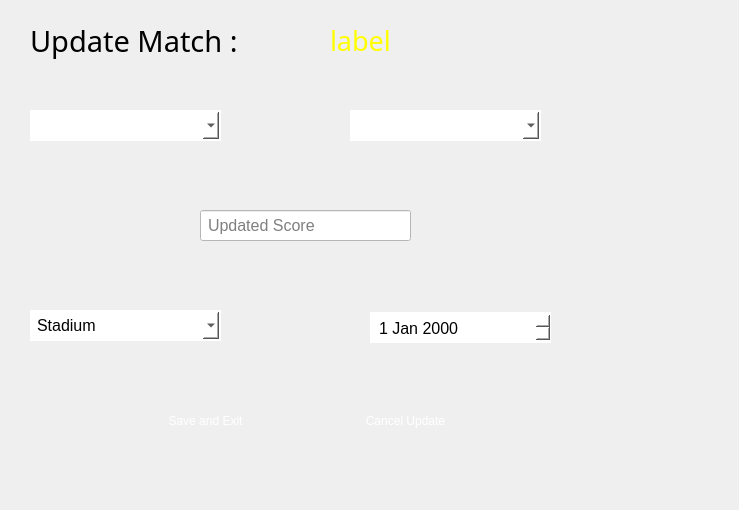
<?xml version="1.0" encoding="UTF-8"?>
<ui version="4.0">
 <class>matchesUpdateForm</class>
 <widget class="QWidget" name="matchesUpdateForm">
  <property name="geometry">
   <rect>
    <x>0</x>
    <y>0</y>
    <width>739</width>
    <height>510</height>
   </rect>
  </property>
  <property name="windowTitle">
   <string>Form</string>
  </property>
  <widget class="QWidget" name="area" native="true">
   <property name="geometry">
    <rect>
     <x>0</x>
     <y>0</y>
     <width>751</width>
     <height>511</height>
    </rect>
   </property>
   <property name="styleSheet">
    <string notr="true">background-color: qlineargradient(spread:pad, 
                                x1:0, y1:0, x2:0, y2:1, 
                                stop:0 rgba(6, 6, 6, 255), 
                                stop:0.41 rgba(56, 50, 52, 255), 
                                stop:1 rgba(34, 33, 33, 255));;
</string>
   </property>
   <widget class="QLabel" name="label">
    <property name="geometry">
     <rect>
      <x>30</x>
      <y>10</y>
      <width>341</width>
      <height>61</height>
     </rect>
    </property>
    <property name="font">
     <font>
      <family>Azonix</family>
      <pointsize>22</pointsize>
     </font>
    </property>
    <property name="styleSheet">
     <string notr="true">background:transparent;</string>
    </property>
    <property name="text">
     <string>Update Match :</string>
    </property>
   </widget>
   <widget class="QPushButton" name="save_exit">
    <property name="geometry">
     <rect>
      <x>150</x>
      <y>400</y>
      <width>111</width>
      <height>41</height>
     </rect>
    </property>
    <property name="styleSheet">
     <string notr="true">QPushButton {
background-color:qlineargradient(spread:pad, 
                            x1:0, y1:0, x2:1, y2:1, 
                            stop:0 rgba(255, 0, 0, 255), 
                            stop:0.41 rgba(195, 22, 58, 255), 
                            stop:1 rgba(255, 117, 0, 255));;  ;  
border-radius:10px;
color:white;
}
QPushButton:hover {
    background-color:qlineargradient(x1: 0.25, y1: 0, x2: 0.75, y2: 1, 
                            stop: 0 rgba(0, 255, 254, 255),     
                            stop: 0.26 rgba(38, 170, 196, 255), 
                            stop: 0.67 rgba(89, 85, 131, 255),
                            stop: 1 rgba(0, 238, 255, 255));  
}</string>
    </property>
    <property name="text">
     <string>Save and Exit</string>
    </property>
   </widget>
   <widget class="QPushButton" name="cancel">
    <property name="geometry">
     <rect>
      <x>350</x>
      <y>400</y>
      <width>111</width>
      <height>41</height>
     </rect>
    </property>
    <property name="styleSheet">
     <string notr="true">QPushButton {
background-color:qlineargradient(spread:pad, 
                            x1:0, y1:0, x2:1, y2:1, 
                            stop:0 rgba(255, 0, 0, 255), 
                            stop:0.41 rgba(195, 22, 58, 255), 
                            stop:1 rgba(255, 117, 0, 255));;  ;  
border-radius:10px;
color:white;
}
QPushButton:hover {
    background-color:qlineargradient(x1: 0.25, y1: 0, x2: 0.75, y2: 1, 
                            stop: 0 rgba(0, 255, 254, 255),     
                            stop: 0.26 rgba(38, 170, 196, 255), 
                            stop: 0.67 rgba(89, 85, 131, 255),
                            stop: 1 rgba(0, 238, 255, 255));  
}</string>
    </property>
    <property name="text">
     <string>Cancel Update</string>
    </property>
   </widget>
   <widget class="QLabel" name="matchIDLabel">
    <property name="geometry">
     <rect>
      <x>330</x>
      <y>10</y>
      <width>321</width>
      <height>61</height>
     </rect>
    </property>
    <property name="font">
     <font>
      <family>Azonix</family>
      <pointsize>20</pointsize>
     </font>
    </property>
    <property name="styleSheet">
     <string notr="true">background:transparent;
color:yellow;
</string>
    </property>
    <property name="text">
     <string>label</string>
    </property>
   </widget>
   <widget class="QComboBox" name="team1">
    <property name="geometry">
     <rect>
      <x>30</x>
      <y>110</y>
      <width>191</width>
      <height>31</height>
     </rect>
    </property>
    <property name="styleSheet">
     <string notr="true">QComboBox {
    background-color: white;
    padding: 5px;
    color: black;
    font-size: 16px;
    border: 2px solid transparent; /* Default border */
}

/* Drop-down arrow area */
QComboBox::drop-down {
    border: none;
    width: 30px;
   ; /* Keep background for drop-down */
    border-top-right-radius: 8px;
    border-bottom-right-radius: 8px;
    image: url(:/textures/textures/downArrowIcon.png);
}

/* Hover effect */
QComboBox:hover {
    border: 3px dashed qlineargradient(spread:pad, 
                            x1:0, y1:0, x2:1, y2:1, 
                            stop:0 rgba(255, 0, 0, 255), 
                            stop:0.41 rgba(195, 22, 58, 255), 
                            stop:1 rgba(255, 117, 0, 255));
}

/* Focus effect */
QComboBox:focus {
    border: 2px solid qlineargradient(spread:pad, 
                            x1:0, y1:0, x2:1, y2:1, 
                            stop:0 rgba(255, 0, 0, 255), 
                            stop:0.41 rgba(195, 22, 58, 255), 
                            stop:1 rgba(255, 117, 0, 255));
}

/* Style for the dropdown list */
QComboBox QAbstractItemView {
    background-color: white;
    border: 2px solid #C51D34;
    selection-background-color: #ff0004;
    selection-color: white;
    border-radius: 8px;
    color: black;
}
</string>
    </property>
   </widget>
   <widget class="QComboBox" name="team2">
    <property name="geometry">
     <rect>
      <x>350</x>
      <y>110</y>
      <width>191</width>
      <height>31</height>
     </rect>
    </property>
    <property name="styleSheet">
     <string notr="true">QComboBox {
    background-color: white;
    padding: 5px;
    color: black;
    font-size: 16px;
    border: 2px solid transparent; /* Default border */
}

/* Drop-down arrow area */
QComboBox::drop-down {
    border: none;
    width: 30px;
   ; /* Keep background for drop-down */
    border-top-right-radius: 8px;
    border-bottom-right-radius: 8px;
    image: url(:/textures/textures/downArrowIcon.png);
}

/* Hover effect */
QComboBox:hover {
    border: 3px dashed qlineargradient(spread:pad, 
                            x1:0, y1:0, x2:1, y2:1, 
                            stop:0 rgba(255, 0, 0, 255), 
                            stop:0.41 rgba(195, 22, 58, 255), 
                            stop:1 rgba(255, 117, 0, 255));
}

/* Focus effect */
QComboBox:focus {
    border: 2px solid qlineargradient(spread:pad, 
                            x1:0, y1:0, x2:1, y2:1, 
                            stop:0 rgba(255, 0, 0, 255), 
                            stop:0.41 rgba(195, 22, 58, 255), 
                            stop:1 rgba(255, 117, 0, 255));
}

/* Style for the dropdown list */
QComboBox QAbstractItemView {
    background-color: white;
    border: 2px solid #C51D34;
    selection-background-color: #ff0004;
    selection-color: white;
    border-radius: 8px;
    color: black;
}
</string>
    </property>
   </widget>
   <widget class="QLineEdit" name="score">
    <property name="geometry">
     <rect>
      <x>200</x>
      <y>210</y>
      <width>211</width>
      <height>31</height>
     </rect>
    </property>
    <property name="styleSheet">
     <string notr="true">QLineEdit {
    background-color: white;
    padding: 5px;
    color: black;
    font-size: 16px;
}

/* Hover effect */
QLineEdit:hover {
	border:3px dashed qlineargradient(spread:pad, 
                            x1:0, y1:0, x2:1, y2:1, 
                            stop:0 rgba(255, 0, 0, 255), 
                            stop:0.41 rgba(195, 22, 58, 255), 
                            stop:1 rgba(255, 117, 0, 255));;  ;  ;
}

/* Focus effect */
QLineEdit:focus {
    border:2px solid  qlineargradient(spread:pad, 
                            x1:0, y1:0, x2:1, y2:1, 
                            stop:0 rgba(255, 0, 0, 255), 
                            stop:0.41 rgba(195, 22, 58, 255), 
                            stop:1 rgba(255, 117, 0, 255));;  ;  ;
}
</string>
    </property>
    <property name="placeholderText">
     <string>Updated Score</string>
    </property>
   </widget>
   <widget class="QComboBox" name="stadium">
    <property name="geometry">
     <rect>
      <x>30</x>
      <y>310</y>
      <width>191</width>
      <height>31</height>
     </rect>
    </property>
    <property name="styleSheet">
     <string notr="true">QComboBox {
    background-color: white;
    padding: 5px;
    color: black;
    font-size: 16px;
    border: 2px solid transparent; /* Default border */
}

/* Drop-down arrow area */
QComboBox::drop-down {
    border: none;
    width: 30px;
   ; /* Keep background for drop-down */
    border-top-right-radius: 8px;
    border-bottom-right-radius: 8px;
    image: url(:/textures/textures/downArrowIcon.png);
}

/* Hover effect */
QComboBox:hover {
    border: 3px dashed qlineargradient(spread:pad, 
                            x1:0, y1:0, x2:1, y2:1, 
                            stop:0 rgba(255, 0, 0, 255), 
                            stop:0.41 rgba(195, 22, 58, 255), 
                            stop:1 rgba(255, 117, 0, 255));
}

/* Focus effect */
QComboBox:focus {
    border: 2px solid qlineargradient(spread:pad, 
                            x1:0, y1:0, x2:1, y2:1, 
                            stop:0 rgba(255, 0, 0, 255), 
                            stop:0.41 rgba(195, 22, 58, 255), 
                            stop:1 rgba(255, 117, 0, 255));
}

/* Style for the dropdown list */
QComboBox QAbstractItemView {
    background-color: white;
    border: 2px solid #C51D34;
    selection-background-color: #ff0004;
    selection-color: white;
    border-radius: 8px;
    color: black;
}
</string>
    </property>
    <property name="placeholderText">
     <string>Stadium</string>
    </property>
   </widget>
   <widget class="QDateEdit" name="dateEdit">
    <property name="geometry">
     <rect>
      <x>370</x>
      <y>312</y>
      <width>181</width>
      <height>31</height>
     </rect>
    </property>
    <property name="styleSheet">
     <string notr="true">QDateEdit {
    background-color: white;
    padding: 5px;
    color: black;
    font-size: 16px;
    border: 2px solid transparent; /* Default border */
}

/* Drop-down arrow area */

/* Hover effect */
QDateEdit:hover {
    border: 3px dashed qlineargradient(spread:pad, 
                            x1:0, y1:0, x2:1, y2:1, 
                            stop:0 rgba(255, 0, 0, 255), 
                            stop:0.41 rgba(195, 22, 58, 255), 
                            stop:1 rgba(255, 117, 0, 255));
}


</string>
    </property>
   </widget>
   <widget class="QLabel" name="mesupteam">
    <property name="geometry">
     <rect>
      <x>30</x>
      <y>150</y>
      <width>231</width>
      <height>41</height>
     </rect>
    </property>
    <property name="font">
     <font>
      <family>Arial Rounded MT Bold</family>
      <pointsize>7</pointsize>
     </font>
    </property>
    <property name="styleSheet">
     <string notr="true">border:none;
background:none;</string>
    </property>
    <property name="text">
     <string/>
    </property>
   </widget>
   <widget class="QLabel" name="mesupteam2">
    <property name="geometry">
     <rect>
      <x>340</x>
      <y>150</y>
      <width>231</width>
      <height>41</height>
     </rect>
    </property>
    <property name="font">
     <font>
      <family>Arial Rounded MT Bold</family>
      <pointsize>7</pointsize>
     </font>
    </property>
    <property name="styleSheet">
     <string notr="true">border:none;
background:none;</string>
    </property>
    <property name="text">
     <string/>
    </property>
   </widget>
   <widget class="QLabel" name="mesupscore">
    <property name="geometry">
     <rect>
      <x>190</x>
      <y>250</y>
      <width>231</width>
      <height>41</height>
     </rect>
    </property>
    <property name="font">
     <font>
      <family>Arial Rounded MT Bold</family>
      <pointsize>7</pointsize>
     </font>
    </property>
    <property name="styleSheet">
     <string notr="true">border:none;
background:none;</string>
    </property>
    <property name="text">
     <string/>
    </property>
   </widget>
   <widget class="QLabel" name="mesupstaduim">
    <property name="geometry">
     <rect>
      <x>20</x>
      <y>350</y>
      <width>231</width>
      <height>41</height>
     </rect>
    </property>
    <property name="font">
     <font>
      <family>Arial Rounded MT Bold</family>
      <pointsize>7</pointsize>
     </font>
    </property>
    <property name="styleSheet">
     <string notr="true">border:none;
background:none;</string>
    </property>
    <property name="text">
     <string/>
    </property>
   </widget>
   <widget class="QLabel" name="mesupdate">
    <property name="geometry">
     <rect>
      <x>330</x>
      <y>350</y>
      <width>231</width>
      <height>41</height>
     </rect>
    </property>
    <property name="font">
     <font>
      <family>Arial Rounded MT Bold</family>
      <pointsize>7</pointsize>
     </font>
    </property>
    <property name="styleSheet">
     <string notr="true">border:none;
background:none;</string>
    </property>
    <property name="text">
     <string/>
    </property>
   </widget>
  </widget>
 </widget>
 <resources/>
 <connections/>
</ui>
